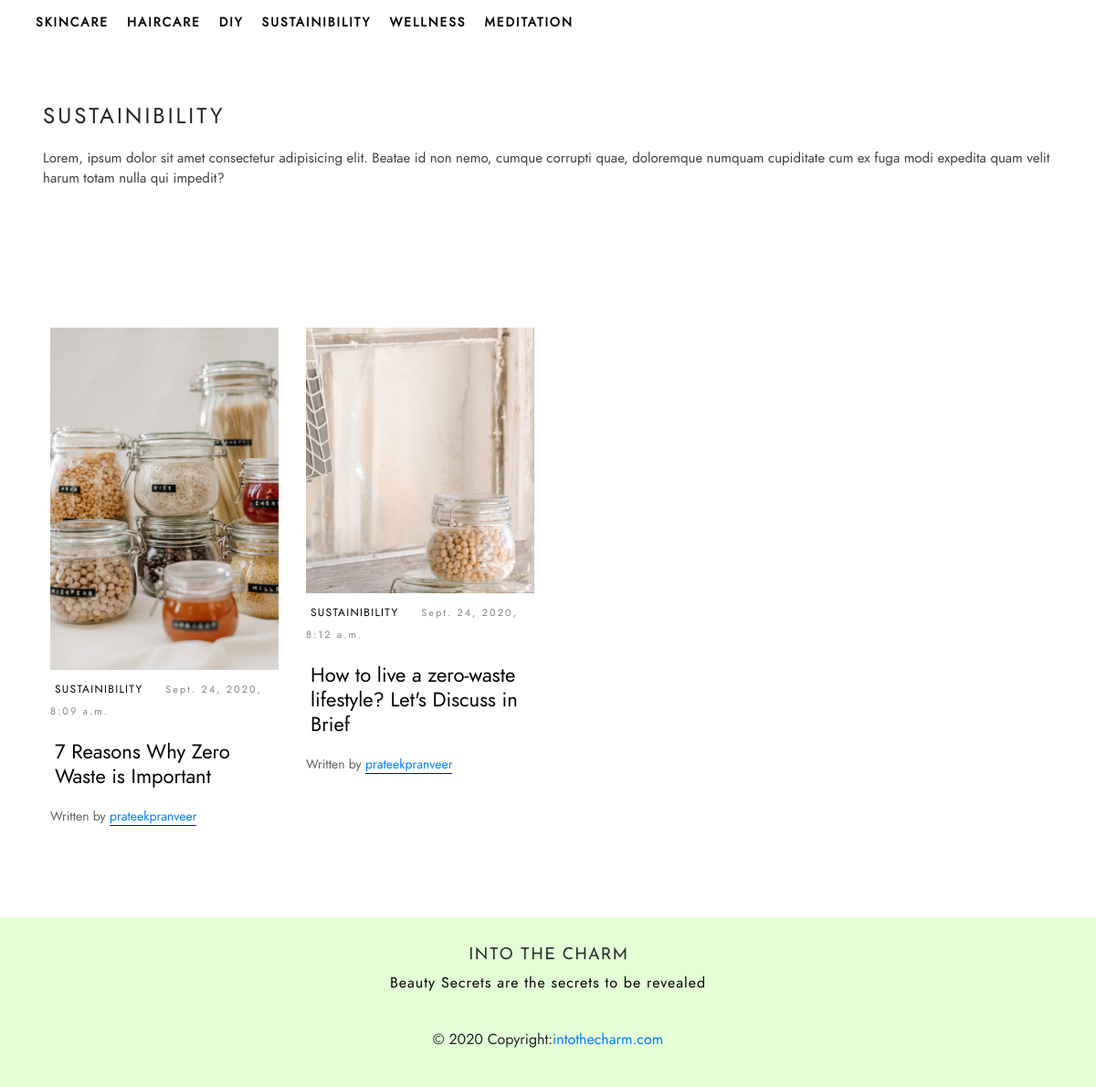
The page /category/sustainibility on the database its author committed.
### blog/models.py (models this page shows, shortened)
class Category(models.Model):
    title = models.CharField(max_length=100, db_index=True)
    slug = models.SlugField(max_length=100, db_index=True)
    description = models.TextField(max_length=1000, blank=True)
    def __str__(self):
        return self.title

class Blog(models.Model):
    title = models.CharField(max_length=100, unique=True)
    slug = models.SlugField(max_length=100, unique=True)
    meta = models.TextField(max_length=1000)
    body = models.TextField()
    author = models.ForeignKey(settings.AUTH_USER_MODEL, on_delete= models.CASCADE)
    header_img = models.ImageField(upload_to='images/', default=None)
    posted = models.DateTimeField(db_index=True, auto_now_add=True)
    category = models.ForeignKey('blog.Category', on_delete=models.CASCADE)

### blog/views.py (the view)
# urls.py: path('category/<str:category>', views.category, name="category"),
def category(request, category):
    x = Category.objects.all()
    category = category.lower()
    if category == 'skincare':
        allPosts = Blog.objects.filter(category_id = 1)
        cat = Category.objects.filter(slug = category)
        return render(request, 'category.html', {'allPosts': allPosts, 'cat': cat, 'x': x})
    elif category =='haircare':
        allPosts = Blog.objects.filter(category_id = 2)
        cat = Category.objects.filter(slug = category)
        return render(request, 'category.html', {'allPosts': allPosts, 'cat': cat, 'x': x})
    elif category =='diy':
        allPosts = Blog.objects.filter(category_id = 3)
        cat = Category.objects.filter(slug = category)
        return render(request, 'category.html', {'allPosts': allPosts, 'cat': cat, 'x': x})
    elif category =='sustainibility':
        cat = Category.objects.filter(slug = category)
        allPosts = Blog.objects.filter(category_id = 4)
        return render(request, 'category.html', {'allPosts': allPosts, 'cat': cat, 'x': x})
    elif category =='wellness':
        cat = Category.objects.filter(slug = category)
        allPosts = Blog.objects.filter(category_id = 5)
        return render(request, 'category.html', {'allPosts': allPosts, 'cat': cat, 'x': x})
    elif category =='meditation':
        cat = Category.objects.filter(slug = category)
        allPosts = Blog.objects.filter(category_id = 7)
        return render(request, 'category.html', {'allPosts': allPosts, 'cat': cat, 'x': x})

### templates/category.html (shortened to what this page needs)
{% extends 'base.html' %}
{% block body %}
        <div class="container">
        <div class="jumbotron">
        {% for x in cat %}
            <h1 class="ml-0">{{x.title}}</h1>
            <P class="ml-0">{{x.description}}</P>
        {% endfor %}
        </div>
    </div>
    <div class="container-fluid">
    <div class="container hello">
        {% for x in cat %}
        <div class="row">
        {% endfor %}
            <div class="col-md-12">
                <div class="row">
                    {% for x in allPosts %}
                    <div class="col-md-3 pb-4">
                        <div class="img">
                            <img src="{{x.header_img.url}}" class="img-fluid imgn" alt="">
                        </div>
                        <div class="details">
                            <a href="{% url 'category' x.category %}" class="cats">{{x.category}}</a>
                            <a href="" class="date">{{x.posted}}</a>
                            <a href="{% url 'single-post' x.slug %}"><h3 class="heading">{{x.title}}</h3></a>
                            <p class="written-by">Written by <a href="#" class="author-name">{{x.author}}</a></a></p>
                        </div>
                    </div>
                    {% endfor %}
                </div>
            </div>
                </div>
            </div>
                </div>
{% endblock body %}

### templates/base.html (shortened to what this page needs)
{% load static %}
<!DOCTYPE html>
<html lang="en">
<head>
    <link rel="stylesheet" href="https://stackpath.bootstrapcdn.com/bootstrap/4.5.2/css/bootstrap.min.css">
    <link rel="stylesheet" href="{% static 'css/style.css' %}">
    <link href="https://pagecdn.io/lib/easyfonts/fonts.css" rel="stylesheet" />
    <link rel="stylesheet" href="https://stackpath.bootstrapcdn.com/font-awesome/4.7.0/css/font-awesome.min.css">
    <link rel="stylesheet" href="https://stackpath.bootstrapcdn.com/font-awesome/4.7.0/css/font-awesome.min.css">
</head>
<body>
    <div class="nav2 sticky-top container">
        <div class="row">
            <div class="col-md-10">
                <ul class="nav ml-4">
{% for x in x %}
<li class="nav-item">
    <a class="nav-link main active" href="{% url 'category' x.slug %}">{{ x.title }}</a>
</li>
{% endfor %}
                </ul>
            </div>
        </div>
    </div>
    {% block body %}
    {% endblock body %}
     <div class="footer sticky-bottom container-fluid py-3 xmas mb-0">
        <img src="img/INTO THE CHARM.png" class="mt-3 footer-logo" alt="">
        <h5 class="footer-text mt-3 ml-auto" style="color: black;">Beauty Secrets are the secrets to be revealed</h5>
        <div class="footer-copyright text-center py-4">© 2020 Copyright:
            <a href="https://mdbootstrap.com/"> intothecharm.com</a>
        </div>
    </div>
</body>
</html>

### static/css/style.css (style rules this page uses)
.main { margin-right: 20px !important; }
* { font-family: louis !important; }
.container { max-width: 1300px !important; }
.xmas { text-align: center; background-color: rgb(255, 175, 138); margin-bottom: 0px; }
.footer-text { padding-bottom: 8px; }
.cats { letter-spacing: 2px; font-style: normal; font-weight: normal; font-size: 12px; line-height: 12px; letter-spacing: 0.105em; margin: 20px 5px; color: #000000; }
.main { position: relative; display: inline-block; color: black !important; }
.imgn { transition: transform .2s; }
.img { overflow: hidden; }
.date { letter-spacing: 2px; font-size: 11px; color: rgb(131, 131, 131); font-weight: 500; margin-left: 15px; }
.heading { font-family: louis; font-style: normal; font-weight: 500; color: #2e2e2e; font-size: 22px; line-height: 27px; letter-spacing: 0px; color: #000000; margin: 20px 5px; }
.author-name { border-bottom: 1px solid blue; }
.written-by { font-size: 12px; font-family: josefin sans; font-weight: 400; margin-top: 12px; }
.footer-logo { letter-spacing: 1px; font-family: josefin sans; font-size: 20px; }
.footer-text { letter-spacing: 1px; font-size: 16px; color: #5f5f5f; font-family: josefin sans; margin-top: 10px; }
.details { height: auto; background-color: white; padding: 8px 0px !important; margin-bottom: 12px; }
.details p { margin-top: 20px; font-family: quicksand; color: #5f5f5f; font-size: 14px; font-weight: 400; }
.text-center { display: flex; justify-content: center; align-items: center; }
.hello { padding: 40px; }
.jumbotron h1 { letter-spacing: 3px; font-family: josefin sans; font-size: 24px; font-weight: 300; }
.jumbotron p { font-family: josefin sans; font-weight: 400; margin-top: 20px; color: rgb(61, 61, 61); font-size: 15px; }
.nav2 { background-color: rgba(255, 255, 255, 0.932); padding-top: 12px; padding-bottom: 12px; }
.nav-link { letter-spacing: 1px; font-family: josefin sans; font-size: 12px; color: rgb(82, 73, 90); font-weight: 500; padding: 0px !important; margin-right: 30px; }
.jumbotron { background: rgb(255, 255, 255) !important; }
.main { font-size: 12px !important; color: rgb(82, 82, 82) !important; padding: 0px !important; margin-right: 20px; line-height: 25px; font-weight: 500 !important; letter-spacing: 2px !important; }
.pb-4 { padding-bottom: 40px; }
.nav-item a { letter-spacing: 1px; font-size: 13px; font-weight: 500; color: black !important; }

### templates/base.html (style rules this page uses)
.nav2 { max-width: 100% !important; }
.footer { background-color: rgb(227, 255, 214) !important; }
.nav-link { font-size: 14px !important; font-weight: 600 !important; }

### rows shown on the page
Category: title "SKINCARE"
Category: title "HAIRCARE"
Category: title "DIY"
Category: title "SUSTAINIBILITY", description "Lorem, ipsum dolor sit amet consectetur adipisicing elit. Beatae id non nemo, cumque corrupti quae, doloremque numquam cupiditate cum ex fuga modi expedita quam velit harum totam nulla qui impedit?"
Category: title "WELLNESS"
Category: title "MEDITATION"
Blog: header_img (picture), category "SUSTAINIBILITY", posted "Sept. 24, 2020, 8:09 a.m.", title "7 Reasons Why Zero Waste is Important", author "prateekpranveer"
Blog: header_img (picture), category "SUSTAINIBILITY", posted "Sept. 24, 2020, 8:12 a.m.", title "How to live a zero-waste lifestyle? Let's Discuss in Brief", author "prateekpranveer"
